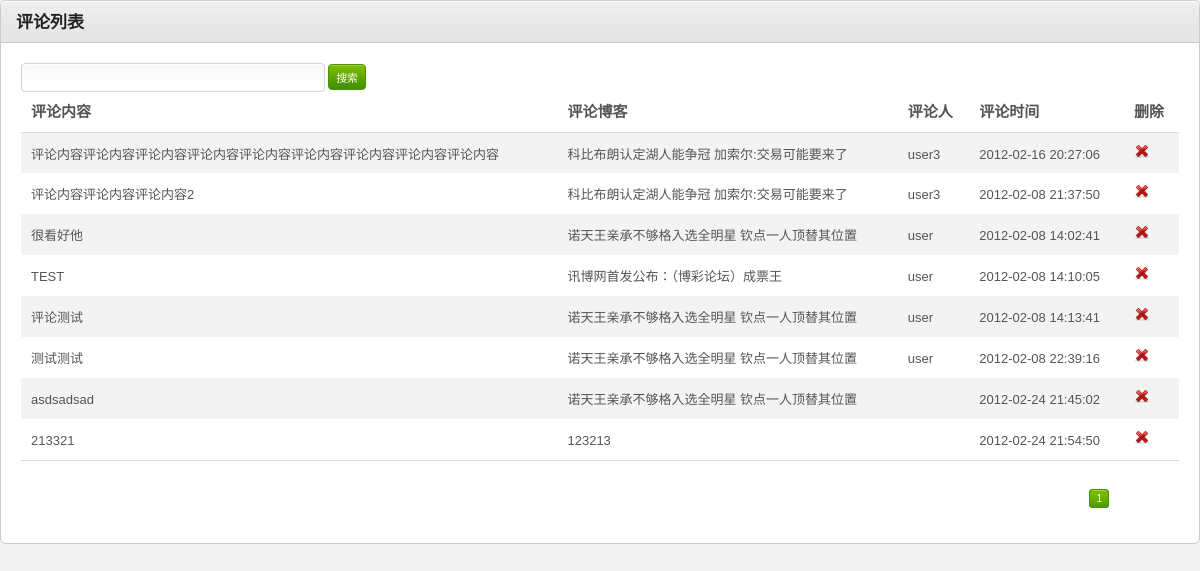
The page /admin/reply/reply_list.php on the database its author committed.
### tables this page shows
CREATE TABLE `reply` (
  `id` int(11) NOT NULL auto_increment,
  `content` varchar(1000) default NULL,
  `news_id` int(11) default NULL,
  `user_id` int(11) default NULL,
  `reply_time` datetime default NULL,
  PRIMARY KEY  (`id`)
);

CREATE TABLE `news` (
  `id` int(11) NOT NULL auto_increment,
  `title` varchar(500) default NULL,
  `content` varchar(10000) default NULL,
  `publish_time` datetime default NULL,
  `news_type_id` int(11) default NULL,
  PRIMARY KEY  (`id`)
);

CREATE TABLE `user` (
  `id` int(11) NOT NULL auto_increment,
  `username` varchar(50) default NULL,
  `password` varchar(50) default NULL,
  PRIMARY KEY  (`id`)
);

### admin/reply/reply_list.php (the view, shortened to what this page needs)
<!DOCTYPE html PUBLIC "-//W3C//DTD HTML 4.01 Transitional//EN" "http://www.w3.org/TR/html4/loose.dtd">
<html>
<head>
<link rel="stylesheet" href="../../resources/css/reset.css" type="text/css" media="screen" />
<link rel="stylesheet" href="../../resources/css/style.css" type="text/css" media="screen" />
<link rel="stylesheet" href="../../resources/css/invalid.css" type="text/css" media="screen" />
</head>
<body>
  <div id="main-content" style="margin:0px;padding:0px;">
    <div class="content-box">
      <div class="content-box-header">
        <h3>评论列表</h3>
      </div>
      <div class="content-box-content">
        <div class="tab-content default-tab" id="tab1">
        <form id="form1" action="reply_list.php" method="post">
        <div>
        	<input class="text-input small-input" type="text" name="searchText" value="<?php if (isset($_POST['searchText'])) echo $_POST['searchText'];?>" />
        	<input name="submit" type="submit" value="搜索" class="button" />
        </div>
          <table>
            <thead>
              <tr>
                <th>评论内容</th>
                <th>评论博客</th>
                <th>评论人</th>
                <th>评论时间</th>
                <th>删除</th>
              </tr>
            </thead>
            <tfoot>
              <tr>
                <td colspan="4">
                  <div class="pagination">
                  <?php
                  	$expression = " where 1=1";
					if(isset($_GET['page']) ){
						$page = intval( $_GET['page'] );
					}
					else{
						$page = 1;
					}
					$page_size = 10;
					$sql = "select count(*) from reply t left join news t2 on t.news_id=t2.id left join user t3 on t.user_id=t3.id $expression";
					$result = mysql_query($sql);
					$row = mysql_fetch_row($result);
					$amount = $row[0];
					if($amount){
						if($amount < $page_size ) {
							$page_count = 1;
						}
						if( $amount % $page_size ) {
							$page_count = (int)($amount / $page_size) + 1;
						} else{
							$page_count = $amount / $page_size;
						}
					} else{
						$page_count = 0;
					}
					for ($i = 1; $i <= $page_count; $i++) {
						if ($page == $i) {
							echo '<a href="reply_list.php?page='.$i.'" class="number current" title="'.$i.'">'.$i.'</a>';
						} else {
							echo '<a href="reply_list.php?page='.$i.'" class="number" title="'.$i.'">'.$i.'</a>';
						}
					}
                  ?>
                  </div>
                </td>
              </tr>
            </tfoot>
            <tbody>
            <?php
            	$sql = sprintf("select t.*, t2.title, t3.username from reply t left join news t2 on t.news_id=t2.id left join user t3 on t.user_id=t3.id %s order by id limit ". ($page-1)*$page_size.", $page_size", $expression);
				$result = mysql_query($sql);
				while ($rs = mysql_fetch_object($result)) {
	            	echo '<tr>';
	            	echo '<td>';
	            	echo $rs->content;
	            	echo '</td>';
	            	echo '<td>';
	            	echo $rs->title;
	            	echo '</td>';
	            	echo '<td>';
	            	echo $rs->username;
	            	echo '</td>';
	            	echo '<td>';
	            	echo $rs->reply_time;
	            	echo '</td>';
	            	echo '<td>';
	            	echo '<a href="reply_delete.php?id='.$rs->id.'" title="删除"><img src="../../resources/images/icons/cross.png" alt="删除" /></a>';
	            	echo '</td>';
	            	echo '</tr>';
				}
            ?>
            </tbody>
          </table>
          </form>
        </div>
      </div>
    </div>
  </div>
</body>
</html>

### resources/css/style.css (style rules this page uses)
html { font-size: 100%; height: 100%; margin-bottom: 1px; }
body { font-family: Arial, Helvetica, sans-serif; color: #555; background: #f0f0f0 url('../images/bg-body.png') top left repeat-y; font-size: 12px; }
h1, h2, h3, h4, h5, h6 { font-family: Helvetica, Arial, sans-serif; color: #222; font-weight: bold; }
h3 { font-size: 17px; padding: 0 0 10px 0; }
a { color: #57a000; text-decoration: none; }
.button { font-family: Verdana, Arial, sans-serif; display: inline-block; background: #459300 url('../images/bg-button-green.gif') top left repeat-x !important; border: 1px solid #459300 !important; padding: 4px 7px 4px 7px !important; color: #fff !important; font-size: 11px !important; cursor: pointer; }
#main-content { margin: 0 30px 0 260px; padding: 40px 0 0 0; }
.content-box { border: 1px solid #ccc; margin: 0 0 20px 0; background: #fff; }
.content-box-header { background: #e5e5e5 url('../images/bg-content-box.gif') top left repeat-x; margin-top: 1px; height: 40px; }
.content-box-header h3 { padding: 12px 15px 10px; float: left; }
.content-box-content { padding: 20px; font-size: 13px; border-top: 1px solid #ccc; }
#main-content table { width: 100%; border-collapse: collapse; }
#main-content table thead th { font-weight: bold; font-size: 15px; border-bottom: 1px solid #ddd; }
#main-content tbody { border-bottom: 1px solid #ddd; }
#main-content tbody tr { background: #fff; }
#main-content tbody tr.alt-row { background: #f3f3f3; }
#main-content table td, #main-content table th { padding: 10px; line-height: 1.3em; }
#main-content .pagination { text-align: right; padding: 20px 0 5px 0; font-family: Verdana, Arial, Helvetica, sans-serif; font-size: 10px; }
.pagination a { margin: 0 5px 0 0; padding: 3px 6px; }
.pagination a.number { border: 1px solid #ddd; }
.pagination a.current { background: #469400 url('../images/bg-button-green.gif') top left repeat-x !important; border-color: #459300 !important; color: #fff !important; }
form input.text-input, form select, form textarea, form .wysiwyg { padding: 6px; font-size: 13px; background: #fff url('../images/bg-form-field.gif') top left repeat-x; border: 1px solid #d5d5d5; color: #333; }
form .small-input { width: 25% !important; }

### resources/css/invalid.css (style rules this page uses)
.button, #main-content table tfoot td .bulk-actions select, .pagination a.number, form input.text-input, form textarea, form .wysiwyg, form select, .dp-popup { -moz-border-radius: 4px; -webkit-border-radius: 4px; border-radius: 4px; }
.content-box, .content-box-header, ul.content-box-tabs li a.current, .shortcut-button, .notification { -moz-border-radius: 6px; -webkit-border-radius: 6px; border-radius: 6px; }
.content-box-header { -moz-border-radius-bottomleft: 0; -moz-border-radius-bottomright: 0; -webkit-border-bottom-left-radius: 0; -webkit-border-bottom-right-radius: 0; border-bottom-left-radius: 0; border-bottom-right-radius: 0; }

### admin/reply/reply_list.php (style rules this page uses)
body { background-image:none; }

### rows shown on the page
reply: content "评论内容评论内容评论内容评论内容评论内容评论内容评论内容评论内容评论内容", news.title "科比布朗认定湖人能争冠 加索尔:交易可能要来了", user.username "user3", reply_time "2012-02-16 20:27:06"
reply: content "评论内容评论内容评论内容2", news.title "科比布朗认定湖人能争冠 加索尔:交易可能要来了", user.username "user3", reply_time "2012-02-08 21:37:50"
reply: content "很看好他", news.title "诺天王亲承不够格入选全明星 钦点一人顶替其位置", user.username "user", reply_time "2012-02-08 14:02:41"
reply: content "TEST", news.title "讯博网首发公布：（博彩论坛）成票王", user.username "user", reply_time "2012-02-08 14:10:05"
reply: content "评论测试", news.title "诺天王亲承不够格入选全明星 钦点一人顶替其位置", user.username "user", reply_time "2012-02-08 14:13:41"
reply: content "测试测试", news.title "诺天王亲承不够格入选全明星 钦点一人顶替其位置", user.username "user", reply_time "2012-02-08 22:39:16"
reply: content "asdsadsad", news.title "诺天王亲承不够格入选全明星 钦点一人顶替其位置", reply_time "2012-02-24 21:45:02"
reply: content "213321", news.title "123213", reply_time "2012-02-24 21:54:50"
